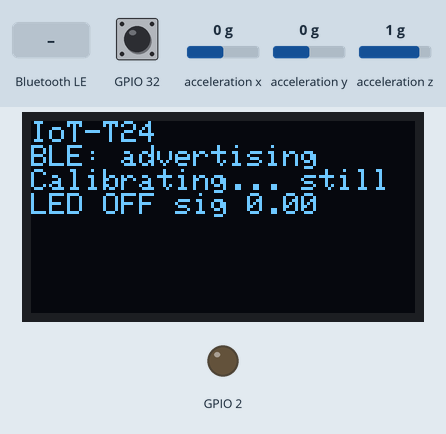
Simulated run of this program. Board: ESP32. Shown: 128×64 one-colour display, output pins drawn as LEDs (lit = HIGH). Wiring (inferred from the names in the program): MPU-6050 motion sensor at I2C address 0x68. The inputs (shaded band) are chosen by the test bench; at power-on: GPIO 32 HIGH, acceleration x 0 g, acceleration y 0 g, acceleration z 1 g. Nothing arrives over Bluetooth unless stated; a phone connects over Bluetooth LE 3 s after start; what the program prints to the serial monitor is not drawn.

Above: at 1.8 s.
1.9 s: Bluetooth LE write "1" received
At 4.3 s:
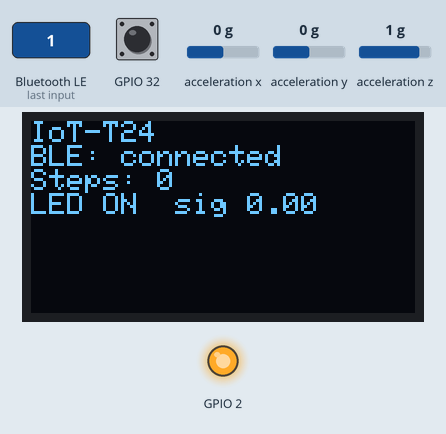
4.9 s: Bluetooth LE write "0" received
At 5.4 s:
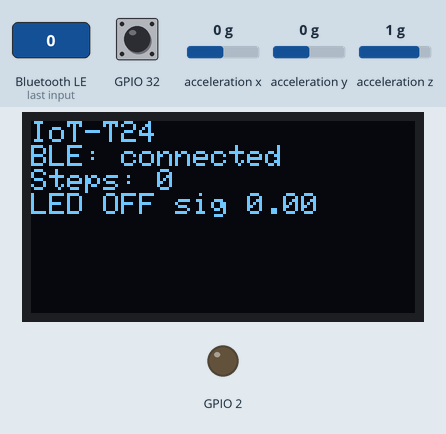
6.5 s: GPIO 32 pulled LOW for 0.15 s
At 7.8 s:
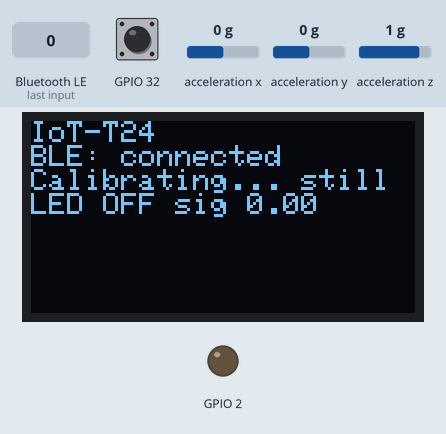
9.6 s: acceleration x set to -1.4 g
At 10.4 s:
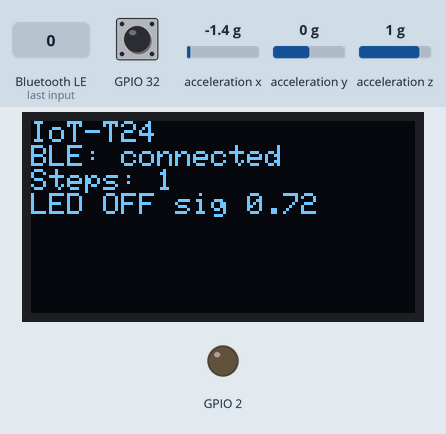
11.3 s: Bluetooth LE write "ON" received
At 12.6 s:
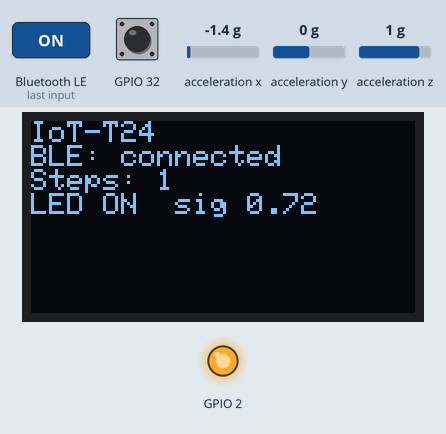
12.9 s: GPIO 32 pulled LOW for 1 s
At 13.9 s:
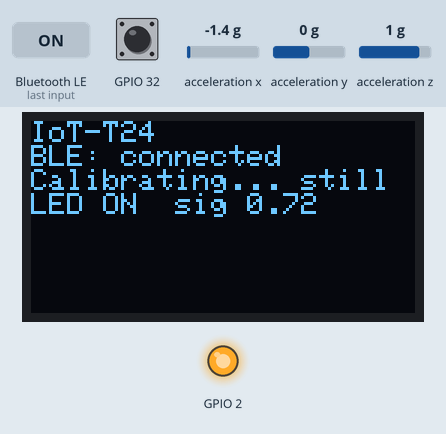
Timing chart, 0 to 15.9 s (numbered marks = the images above; inputs shaded):
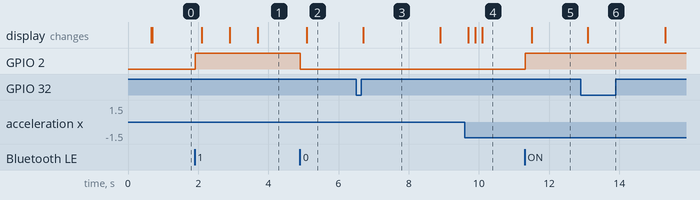

The program:

main.cpp
```cpp
#include <Arduino.h>
#include <Wire.h>
#include <BLEDevice.h>
#include <BLEServer.h>
#include <BLEUtils.h>
#include <BLE2902.h>
#include <string>
#include "iot_common.h"
#include "iot_display.h"

// Lab 4: BLE step counter.
//   Part A -> a phone turns the red LED on/off by writing to a BLE characteristic.
//   Part B -> MPU-6050 calibrated at rest, sampled every 20 ms, threshold step detector,
//             step count notified over BLE only when it changes, and shown on the OLED.
// Rule for the whole lab: NO delay() in loop(). Use millis() / iotEvery().

// ---------------- CHANGE ME: your team ID from Canvas (T01 ... T30) ----------------
// 25+ boards advertise in the same room. The name is how you find YOUR board in the app.
#define TEAM_ID "T24"   // <-- put your team ID here before you upload
const char* const DEVICE_NAME = "IoT-" TEAM_ID;   // -> "IoT-T07"

// ---------------- BLE UUIDs (random 128-bit, generated for this lab) ----------------
// Every team uses the same UUIDs; the device name tells the boards apart.
#define SERVICE_UUID    "71b12873-ad3c-4b5a-ad8a-f7139a8ef342"
#define LED_CHAR_UUID   "499306f5-0f14-4d5d-9d31-bdd52c597914"   // phone writes 1 / 0 (or ON / OFF)
#define STEPS_CHAR_UUID "3a007a51-0a02-4831-a402-4d0d8ddd1fbe"   // board notifies the count as text

// ---------------- MPU-6050 registers (same helpers as Lab 3) ----------------
constexpr uint8_t MPU_PWR_MGMT_1   = 0x6B;  // write 0x00 to wake the chip
constexpr uint8_t MPU_CONFIG       = 0x1A;  // DLPF_CFG: 0x03 = ~44 Hz low-pass filter
constexpr uint8_t MPU_ACCEL_CONFIG = 0x1C;  // AFS_SEL: 0x08 = +/-4 g (walking can pass 2 g)
constexpr uint8_t MPU_WHO_AM_I     = 0x75;  // 0x68 on a genuine part (clones: 0x70/0x72/0x98)
constexpr uint8_t MPU_ACCEL_XOUT_H = 0x3B;  // 6 bytes: XH XL YH YL ZH ZL
constexpr float   ACCEL_LSB_PER_G  = 8192.0f;  // at +/-4 g

// ---------------- Step detector settings (tune these with the Serial Plotter) ----------------
constexpr uint32_t SAMPLE_MS     = 20;     // 50 Hz
constexpr int      CAL_SAMPLES   = 100;    // 100 x 20 ms = 2 s at rest
constexpr float    FILTER_ALPHA  = 0.30f;  // exponential smoothing, 0..1 (higher = less smoothing)
constexpr float    STEP_HIGH_G   = 0.20f;  // signal must rise above this to count a step...
constexpr float    STEP_LOW_G    = 0.05f;  // ...and fall below this before the next one (hysteresis)
constexpr uint32_t REFRACTORY_MS = 300;    // ignore new peaks for 300 ms (nobody walks > 3 steps/s)
constexpr bool     PLOT_SIGNAL   = false;  // true: print "sig:<g>" every sample for the Serial Plotter

struct AccelG { float x, y, z; };

// ---------------- State ----------------
BLECharacteristic* ledChar   = nullptr;
BLECharacteristic* stepsChar = nullptr;
volatile bool bleConnected = false;
volatile bool ledOn = false;

bool     mpuOk = false;
bool     calibrating = true;
int      calCount = 0;
AccelG   calSum = {0, 0, 0};
AccelG   offset = {0, 0, 0};      // mean reading at rest (includes gravity)
float    restMag = 1.0f;           // |a| at rest, about 1 g
float    signalG = 0.0f;           // filtered dynamic acceleration, in g
bool     armed = true;             // hysteresis state: true = ready for the next step
uint32_t lastStepMs = 0;
uint32_t stepCount = 0;
uint32_t lastSentCount = UINT32_MAX;   // forces one update after calibration

// ============================================================================================
// MPU-6050 at the register level (given: you wrote these in Lab 3)
// ============================================================================================
bool mpuWriteReg(uint8_t reg, uint8_t value) {
  Wire.beginTransmission(IoTPins::MPU6050_ADDR);
  Wire.write(reg);
  Wire.write(value);
  return Wire.endTransmission() == 0;
}

bool mpuReadRegs(uint8_t reg, uint8_t* buf, uint8_t len) {
  Wire.beginTransmission(IoTPins::MPU6050_ADDR);
  Wire.write(reg);
  if (Wire.endTransmission(false) != 0) return false;
  if (Wire.requestFrom(IoTPins::MPU6050_ADDR, len) < len) return false;
  for (uint8_t i = 0; i < len; i++) buf[i] = Wire.read();
  return true;
}

bool readAccelG(AccelG& a) {
  uint8_t raw[6];
  if (!mpuReadRegs(MPU_ACCEL_XOUT_H, raw, 6)) return false;
  a.x = (int16_t)((raw[0] << 8) | raw[1]) / ACCEL_LSB_PER_G;
  a.y = (int16_t)((raw[2] << 8) | raw[3]) / ACCEL_LSB_PER_G;
  a.z = (int16_t)((raw[4] << 8) | raw[5]) / ACCEL_LSB_PER_G;
  return true;
}

bool mpuBegin() {
  uint8_t who = 0;
  bool ok = mpuWriteReg(MPU_PWR_MGMT_1, 0x00) &&
            mpuWriteReg(MPU_CONFIG, 0x03) &&
            mpuWriteReg(MPU_ACCEL_CONFIG, 0x08) &&
            mpuReadRegs(MPU_WHO_AM_I, &who, 1);
  Serial.print("WHO_AM_I = 0x");
  Serial.println(who, HEX);
  if (!ok) Serial.println("MPU-6050 did not answer at 0x68 (check AD0->GND, SDA 21 / SCL 22)");
  return ok;
}

// ============================================================================================
// Part A: BLE server
// ============================================================================================
class ServerCallbacks : public BLEServerCallbacks {
  void onConnect(BLEServer*) override {
    bleConnected = true;
    Serial.println("BLE: phone connected");
  }
  void onDisconnect(BLEServer*) override {
    bleConnected = false;
    Serial.println("BLE: phone disconnected, advertising again");
    BLEDevice::startAdvertising();   // without this, nobody can reconnect until reset
  }
};

// Runs (in the BLE task) every time the phone writes the LED characteristic.
class LedCallbacks : public BLECharacteristicCallbacks {
  void onWrite(BLECharacteristic* c) override {
    std::string v = c->getValue();
    if (v.empty()) return;
    // TODO 2 (Part A): decide on/off from what the phone wrote. Accept text from nRF Connect
    //   ("1", "0", "ON", "OFF") AND a raw byte from LightBlue (v[0] == 1 or v[0] == 0).
    //   Anything else: print "BLE: LED write ignored (send 1/0 or ON/OFF)" and return.
    //   Then set ledOn, digitalWrite(IoTPins::LED_1, ...), c->setValue("ON"/"OFF") and print
    //   "BLE: LED ON" / "BLE: LED OFF".
    bool requestedOn;
    if (v == "1" || v == "ON" || (v.size() == 1 && (uint8_t)v[0] == 1)) {  // Accept either text from nRF Connect or raw byte 0x01 from LightBlue.
      requestedOn = true;
    } else if (v == "0" || v == "OFF" || (v.size() == 1 && (uint8_t)v[0] == 0)) {
      requestedOn = false;
    } else {
      Serial.println("BLE: LED write ignored (send 1/0 or ON/OFF)");
      return;
    }

    ledOn = requestedOn;
    digitalWrite(IoTPins::LED_1, ledOn ? HIGH : LOW);  // Translate the BLE command into a physical GPIO output.
    c->setValue(ledOn ? "ON" : "OFF");  // Keep the GATT characteristic synchronized with the physical LED.
    Serial.println(ledOn ? "BLE: LED ON" : "BLE: LED OFF");
  }
};

void setupBle() {
  BLEDevice::init(DEVICE_NAME);
  BLEServer* server = BLEDevice::createServer();
  server->setCallbacks(new ServerCallbacks());
  BLEService* service = server->createService(SERVICE_UUID);

  // TODO 1 (Part A): create the two characteristics on `service`:
  //   (a) ledChar   = service->createCharacteristic(LED_CHAR_UUID, PROPERTY_READ | PROPERTY_WRITE);
  //       attach new LedCallbacks() with setCallbacks() and setValue(std::string("OFF")).
  //   (b) stepsChar = service->createCharacteristic(STEPS_CHAR_UUID, PROPERTY_READ | PROPERTY_NOTIFY);
  //       addDescriptor(new BLE2902()) so the phone can turn notifications on; setValue("0").
  //   (The properties are BLECharacteristic::PROPERTY_READ, ::PROPERTY_WRITE, ::PROPERTY_NOTIFY.)

  ledChar = service->createCharacteristic(  // Create a GATT characteristic the phone can use to control the LED.
      LED_CHAR_UUID,
      BLECharacteristic::PROPERTY_READ | BLECharacteristic::PROPERTY_WRITE);  // The phone may inspect the state and send a new state.
  ledChar->setCallbacks(new LedCallbacks());  // Run onWrite() whenever the BLE client writes this characteristic.
  ledChar->setValue(std::string("OFF"));

  stepsChar = service->createCharacteristic(  // Create a separate GATT characteristic for the step count.
      STEPS_CHAR_UUID,
      BLECharacteristic::PROPERTY_READ | BLECharacteristic::PROPERTY_NOTIFY);  // Read gives the current count; Notify pushes future changes.
  stepsChar->addDescriptor(new BLE2902());  // BLE2902 adds the CCCD used by a phone to subscribe to notifications.
  stepsChar->setValue(std::string("0"));

  service->start();
  BLEAdvertising* adv = BLEDevice::getAdvertising();
  adv->addServiceUUID(SERVICE_UUID);
  adv->setScanResponse(true);   // name + 128-bit UUID do not fit in one 31-byte packet
  adv->setMinPreferred(0x06);   // helps iPhones connect
  adv->setMinPreferred(0x12);
  BLEDevice::startAdvertising();
  Serial.print("BLE: advertising as ");
  Serial.println(DEVICE_NAME);
}

// ============================================================================================
// Part B: calibrate, sample, detect steps
// ============================================================================================
void startCalibration() {
  calibrating = true;
  calCount = 0;
  calSum = {0, 0, 0};
  Serial.println("Calibrating: keep the board still for 2 s...");
}

// Called every SAMPLE_MS from loop(). One accelerometer read per call, never blocks.
void sampleImu() {
  AccelG a;
  if (!readAccelG(a)) return;

  if (calibrating) {
    calSum.x += a.x; calSum.y += a.y; calSum.z += a.z;
    if (++calCount >= CAL_SAMPLES) {
      // TODO 3 (Part B): calibration is done. Set `offset` to the mean of the CAL_SAMPLES readings
      //   (calSum / CAL_SAMPLES on each axis) and `restMag` to the length of that mean vector
      //   (sqrt(x*x + y*y + z*z), about 1 g). Lying flat you should see offset z close to 1.000.

      offset.x = calSum.x / CAL_SAMPLES;  // Calibration averages stationary samples to estimate the resting X offset.
      offset.y = calSum.y / CAL_SAMPLES;  // Estimate the resting Y offset.
      offset.z = calSum.z / CAL_SAMPLES;  // Estimate the resting Z value, including gravity on that axis.
      restMag = sqrt(offset.x * offset.x + offset.y * offset.y + offset.z * offset.z);  // Save total acceleration at rest so gravity can be removed later.

      calibrating = false;
      signalG = 0.0f;
      armed = true;
      Serial.println("Calibrated: offset x=" + String(offset.x, 3) + " y=" + String(offset.y, 3) +
                     " z=" + String(offset.z, 3) + " g, |a| at rest=" + String(restMag, 3) + " g");
    }
    return;
  }

  // Dynamic acceleration = how far |a| moved away from its value at rest (gravity removed).
  // Magnitude works whatever way the board is held. To use a single axis instead:
  //   float raw = a.z - offset.z;
  // TODO 4 (Part B): compute `raw` = |a| - restMag (or one axis minus its offset, your choice),
  //   then smooth it: signalG = FILTER_ALPHA * raw + (1 - FILTER_ALPHA) * signalG.
  float magnitude = sqrt(a.x * a.x + a.y * a.y + a.z * a.z);  // Use all three axes so detection is less sensitive to board orientation.
  float raw = magnitude - restMag;  // Subtract the calibrated resting magnitude to keep dynamic motion.
  signalG = FILTER_ALPHA * raw + (1.0f - FILTER_ALPHA) * signalG;  // Low-pass filter the motion signal to reduce accelerometer noise.
  if (PLOT_SIGNAL) Serial.println("sig:" + String(signalG, 3));

  // Threshold detector with hysteresis and a refractory period:
  //   one step = rise above STEP_HIGH_G while armed and > REFRACTORY_MS since the last step;
  //   re-arm only after the signal falls back below STEP_LOW_G.
  // TODO 5 (Part B): if armed, signalG > STEP_HIGH_G and more than REFRACTORY_MS since lastStepMs:
  //   count the step, remember millis() in lastStepMs, disarm, print "STEP <n>".
  //   If not armed and signalG < STEP_LOW_G: arm again.
  uint32_t now = millis();
  if (armed && signalG > STEP_HIGH_G && now - lastStepMs > REFRACTORY_MS) {  // Count only a new threshold crossing outside the refractory period.
    stepCount++;
    lastStepMs = now;
    armed = false;  // Disarm until the signal falls below the low threshold (hysteresis).
    Serial.println("STEP " + String(stepCount));
  } else if (!armed && signalG < STEP_LOW_G) {  // Rearm only after motion settles below the low threshold.
    armed = true;
  }

}

// Notify the phone only when the count changed (BLE airtime is shared with 25 other teams).
void publishSteps() {
  // TODO 6 (Part B): return early while calibrating or if stepCount == lastSentCount.
  //   Otherwise remember lastSentCount, put the count in stepsChar as text
  //   (setValue(std::to_string(stepCount))), notify() if a phone is connected,
  //   and print "BLE: notified steps=<n>".
  if (calibrating || stepCount == lastSentCount) return;  // Avoid BLE traffic during calibration and when the value is unchanged.

  lastSentCount = stepCount;
  stepsChar->setValue(std::to_string(stepCount));  // Store the updated count as text in the GATT characteristic.
  if (bleConnected) stepsChar->notify();  // Push the new count to a subscribed phone only when connected.
  Serial.println("BLE: notified steps=" + String(stepCount));
}

void drawOled() {
  String l2 = bleConnected ? "BLE: connected" : "BLE: advertising";
  String l3, l4;
  if (!mpuOk)           l3 = "MPU-6050 missing";
  else if (calibrating) l3 = "Calibrating... still";
  else                  l3 = "Steps: " + String(stepCount);
  l4 = "LED " + String(ledOn ? "ON " : "OFF") + " sig " + String(signalG, 2);
  iotDisplayLines(String(DEVICE_NAME), l2, l3, l4);
}

// ============================================================================================

void setup() {
  iotStartSerial("Lab 4: BLE Step Counter");
  iotInitI2C();
  iotInitSPI();
  iotInitDisplay();

  pinMode(IoTPins::LED_1, OUTPUT);
  digitalWrite(IoTPins::LED_1, LOW);
  pinMode(IoTPins::BUTTON_1, INPUT_PULLUP);

  mpuOk = mpuBegin();
  setupBle();
  startCalibration();
  Serial.println("Button 1 (D32): reset the count and recalibrate.");
}

void loop() {
  static uint32_t lastSample = 0, lastDraw = 0, lastButton = 0;
  static bool buttonWasUp = true;

  if (mpuOk && iotEvery(SAMPLE_MS, lastSample)) {
    sampleImu();
    publishSteps();
  }

  // Button 1: reset + recalibrate (checked every 30 ms = simple debounce).
  if (iotEvery(30, lastButton)) {
    bool up = digitalRead(IoTPins::BUTTON_1) == HIGH;
    if (buttonWasUp && !up) {
      stepCount = 0;
      lastSentCount = UINT32_MAX;
      startCalibration();
    }
    buttonWasUp = up;
  }

  if (iotEvery(200, lastDraw)) drawOled();
}
```

iot_common.h
```cpp
#pragma once
#include <Arduino.h>
#include <Wire.h>
#include <SPI.h>
#include "iot_pins.h"

inline void iotStartSerial(const char* activityName) {
  Serial.begin(115200);
  delay(600);
  Serial.println();
  Serial.println("========================================");
  Serial.print("IoT@UCI Activity: ");
  Serial.println(activityName);
  Serial.println("========================================");
}

inline void iotInitI2C() {
  Wire.begin(IoTPins::I2C_SDA, IoTPins::I2C_SCL);
}

inline void iotInitSPI() {
  SPI.begin(IoTPins::SPI_SCK, IoTPins::SPI_MISO, IoTPins::SPI_MOSI);
}

inline void iotPrintDeviceId() {
  uint64_t chipid = ESP.getEfuseMac();
  Serial.print("ESP32 chip id: 0x");
  Serial.println((uint32_t)(chipid & 0xFFFFFFFF), HEX);
}

inline bool iotEvery(uint32_t intervalMs, uint32_t& lastMs) {
  const uint32_t now = millis();
  if (now - lastMs >= intervalMs) {
    lastMs = now;
    return true;
  }
  return false;
}

inline void iotI2CScan() {
  Serial.println("Scanning I2C bus...");
  int count = 0;
  for (uint8_t addr = 1; addr < 127; addr++) {
    Wire.beginTransmission(addr);
    if (Wire.endTransmission() == 0) {
      Serial.print("Found I2C device at 0x");
      if (addr < 16) Serial.print("0");
      Serial.println(addr, HEX);
      count++;
    }
  }
  Serial.print("I2C devices found: ");
  Serial.println(count);
}
```

iot_display.h
```cpp
#pragma once
#include <Arduino.h>
#include <SPI.h>
#include <Adafruit_GFX.h>
#include <Adafruit_SSD1306.h>
#include "iot_pins.h"

constexpr int IOT_SCREEN_WIDTH = 128;
constexpr int IOT_SCREEN_HEIGHT = 64;

inline Adafruit_SSD1306& iotDisplay() {
  static Adafruit_SSD1306 display(
      IOT_SCREEN_WIDTH,
      IOT_SCREEN_HEIGHT,
      &SPI,
      IoTPins::OLED_DC,
      IoTPins::OLED_RST,
      IoTPins::OLED_CS);
  return display;
}

inline bool iotInitDisplay() {
  auto& display = iotDisplay();
  if (!display.begin(SSD1306_SWITCHCAPVCC)) {
    Serial.println("OLED init failed. Check SPI wiring and pin map.");
    return false;
  }
  display.clearDisplay();
  display.setTextSize(1);
  display.setTextColor(SSD1306_WHITE);
  display.setCursor(0, 0);
  display.println("IoT Kit");
  display.display();
  return true;
}

inline void iotDisplayLines(const String& line1,
                              const String& line2 = "",
                              const String& line3 = "",
                              const String& line4 = "") {
  auto& display = iotDisplay();
  display.clearDisplay();
  display.setCursor(0, 0);
  display.println(line1);
  if (line2.length()) display.println(line2);
  if (line3.length()) display.println(line3);
  if (line4.length()) display.println(line4);
  display.display();
}
```

Source omitted: iot_pins.h (2031 bytes)

Measured:
- after the input at 1.9 s, GPIO 2: LOW → HIGH at once; the display: first changes after 0.20 s (image 1 shows a later state)
- after the input at 4.9 s, GPIO 2: HIGH → LOW at once; the display: changes after 0.20 s (image 2)
- after the input at 6.5 s, the display: changes after 0.20 s (image 3)
- after the input at 9.6 s, the display: first changes after 0.10 s (image 4 shows a later state)
- after the input at 11.3 s, GPIO 2: LOW → HIGH at once; the display: changes after 0.20 s (image 5)
- after the input at 12.9 s, the display: changes after 0.20 s (image 6)
- what the display in image 3 shows lasts 2.2 s, from 6.7 s to 8.9 s
